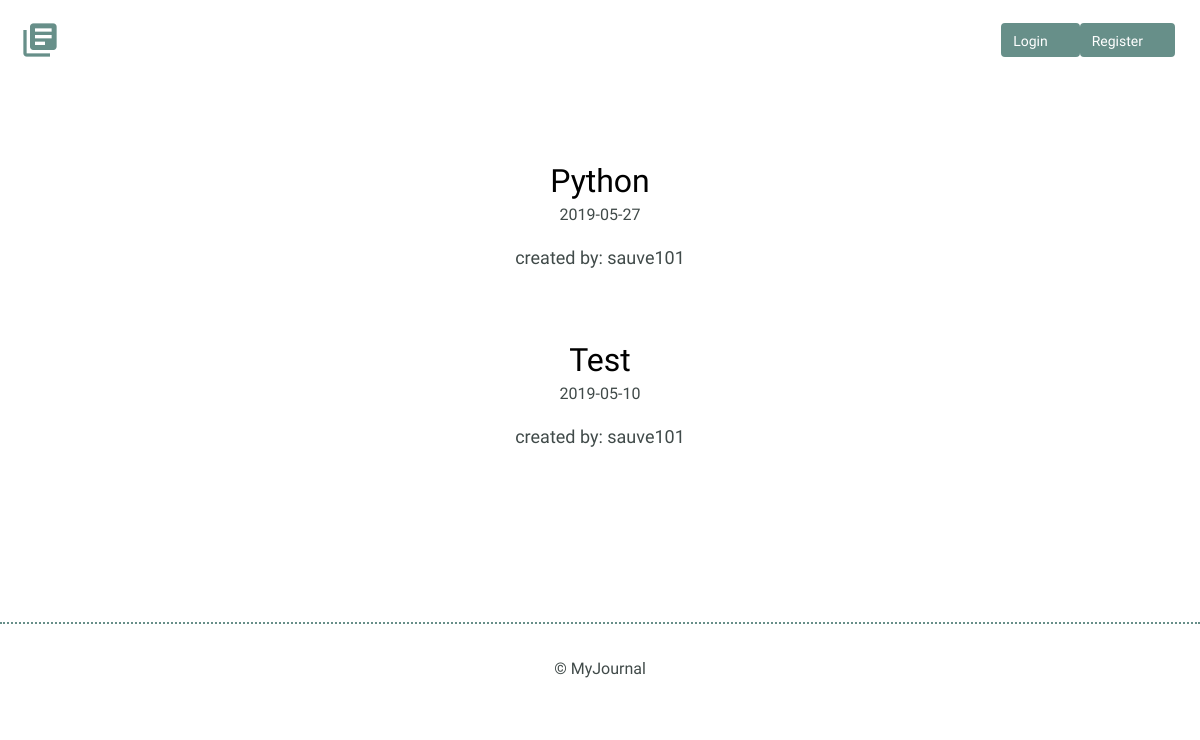
The page /entries on the database as committed earlier.
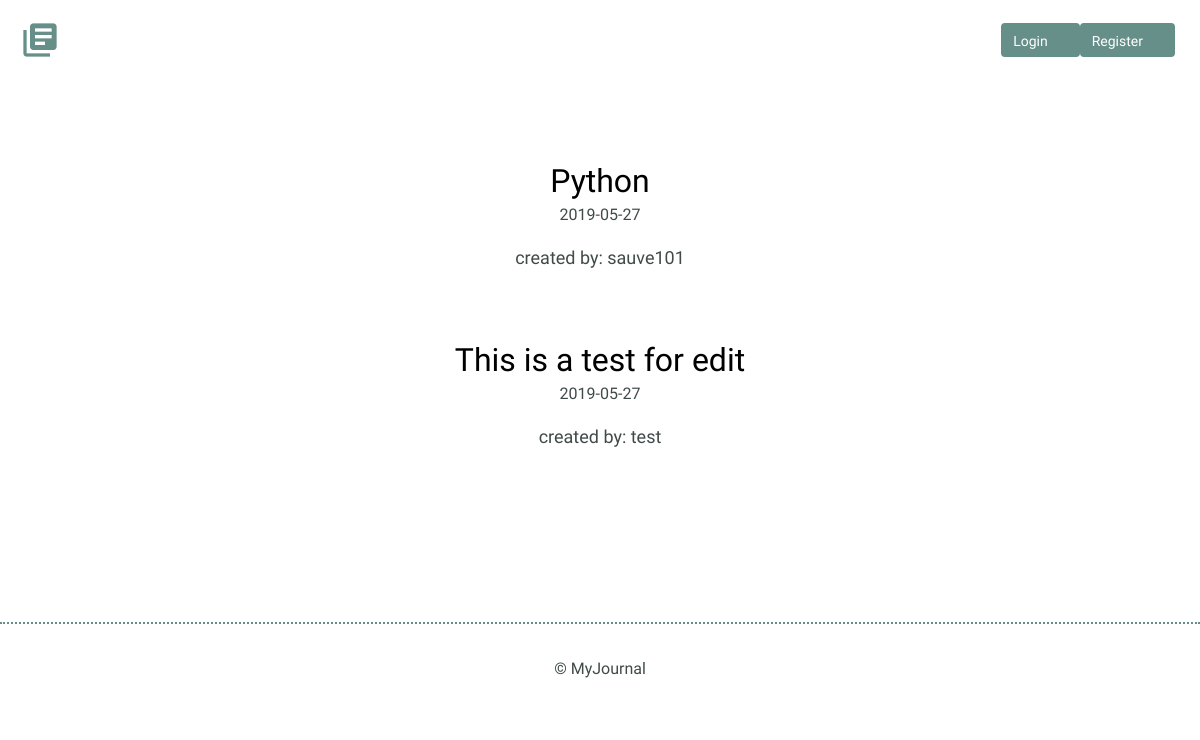
The same page on the database as committed later.
### models.py (models this page shows, shortened)
class Entry(Model):
    user = ForeignKeyField(User, related_name='entries')
    title = CharField(max_length=100)
    date = DateField(formats=['%Y-%m-%d'])
    time = IntegerField()
    learned = TextField()
    resources = TextField()
    class Meta:
        database = DATABASE
        order_by = ('date',)

class User(UserMixin, Model):
    username = CharField(unique=True)
    password = CharField(max_length=50)
    class Meta:
        database = DATABASE

### app.py (the view)
@app.route('/')
@app.route('/entries')
def index():
    entries = models.Entry.select().order_by(models.Entry.date.desc())
    return render_template('index.html', entries=entries)

### app.py (called while the page is built)
@app.before_request
def before_request():
    g.db = models.DATABASE
    g.db.connect()
    g.user = current_user

@app.after_request
def after_request(response):
    g.db.close()
    return response

### templates/index.html
{% extends 'layout.html' %}
{% block content %}
<section>
    <div class="container">
        <div class="entry-list">
          {% for entry in entries %}
          <article>
            <h2><a href="{{ url_for('view_entry', id=entry.id) }}">{{ entry.title }}</a></h2>
              <time datetime="2016-01-31">{{ entry.date }}</time>
              <p>created by: {{ entry.user.username }}</p>
          </article>
          {% endfor %}
        </div>
        </div>
</section>
{% endblock %}

Rows that differ between the two databases and show on the page:
removed Entry: title "Test", date "2019-05-10", user.username "sauve101"
added Entry: title "This is a test for edit", date "2019-05-27", user.username "test"
